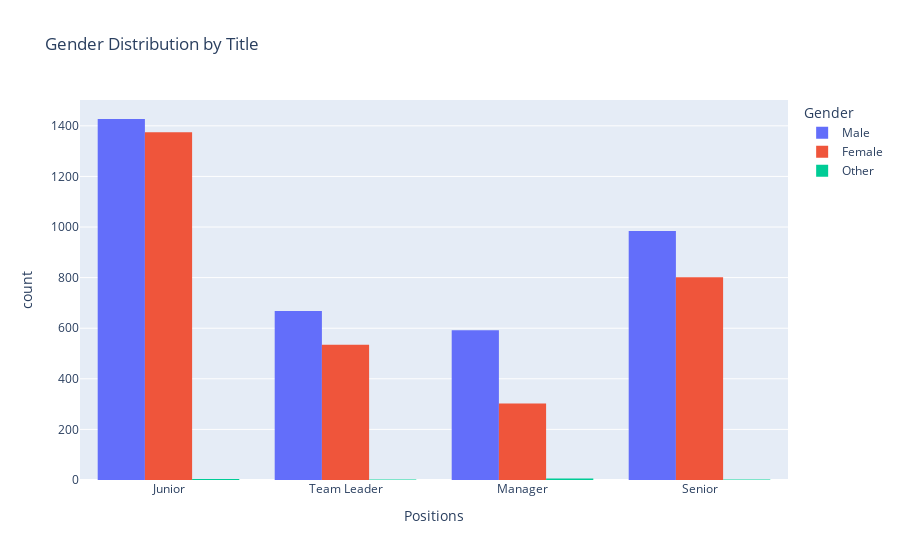

Notebook cell for this chart:
### Code cell
px.histogram(data_frame=df , x = 'Positions' , color='Gender' , barmode='group' , title= 'Gender Distribution by Title')

### Figure 1 — Plotly figure (JSON) as saved in the notebook; plotly's stock layout.template omitted (floating-point values rounded to 4 significant figures; data arrays with more than 128 entries replaced by an {"elided": "..."} marker saying what was removed)
{"data": [{"alignmentgroup": "True", "bingroup": "x", "hovertemplate": "Gender=Male<br>Positions=%{x}<br>count=%{y}<extra></extra>", "legendgroup": "Male", "marker": {"color": "#636efa", "pattern": {"shape": ""}}, "name": "Male", "offsetgroup": "Male", "orientation": "v", "showlegend": true, "type": "histogram", "x": {"elided": "3671 str values"}, "xaxis": "x", "yaxis": "y"}, {"alignmentgroup": "True", "bingroup": "x", "hovertemplate": "Gender=Female<br>Positions=%{x}<br>count=%{y}<extra></extra>", "legendgroup": "Female", "marker": {"color": "#EF553B", "pattern": {"shape": ""}}, "name": "Female", "offsetgroup": "Female", "orientation": "v", "showlegend": true, "type": "histogram", "x": {"elided": "3013 str values"}, "xaxis": "x", "yaxis": "y"}, {"alignmentgroup": "True", "bingroup": "x", "hovertemplate": "Gender=Other<br>Positions=%{x}<br>count=%{y}<extra></extra>", "legendgroup": "Other", "marker": {"color": "#00cc96", "pattern": {"shape": ""}}, "name": "Other", "offsetgroup": "Other", "orientation": "v", "showlegend": true, "type": "histogram", "x": ["Manager", "Junior", "Team Leader", "Senior", "Junior", "Manager", "Junior", "Team Leader", "Senior", "Junior", "Manager", "Manager", "Manager", "Manager"], "xaxis": "x", "yaxis": "y"}], "layout": {"barmode": "group", "legend": {"title": {"text": "Gender"}, "tracegroupgap": 0}, "title": {"text": "Gender Distribution by Title"}, "xaxis": {"anchor": "y", "domain": [0, 1], "title": {"text": "Positions"}}, "yaxis": {"anchor": "x", "domain": [0, 1], "title": {"text": "count"}}}}
